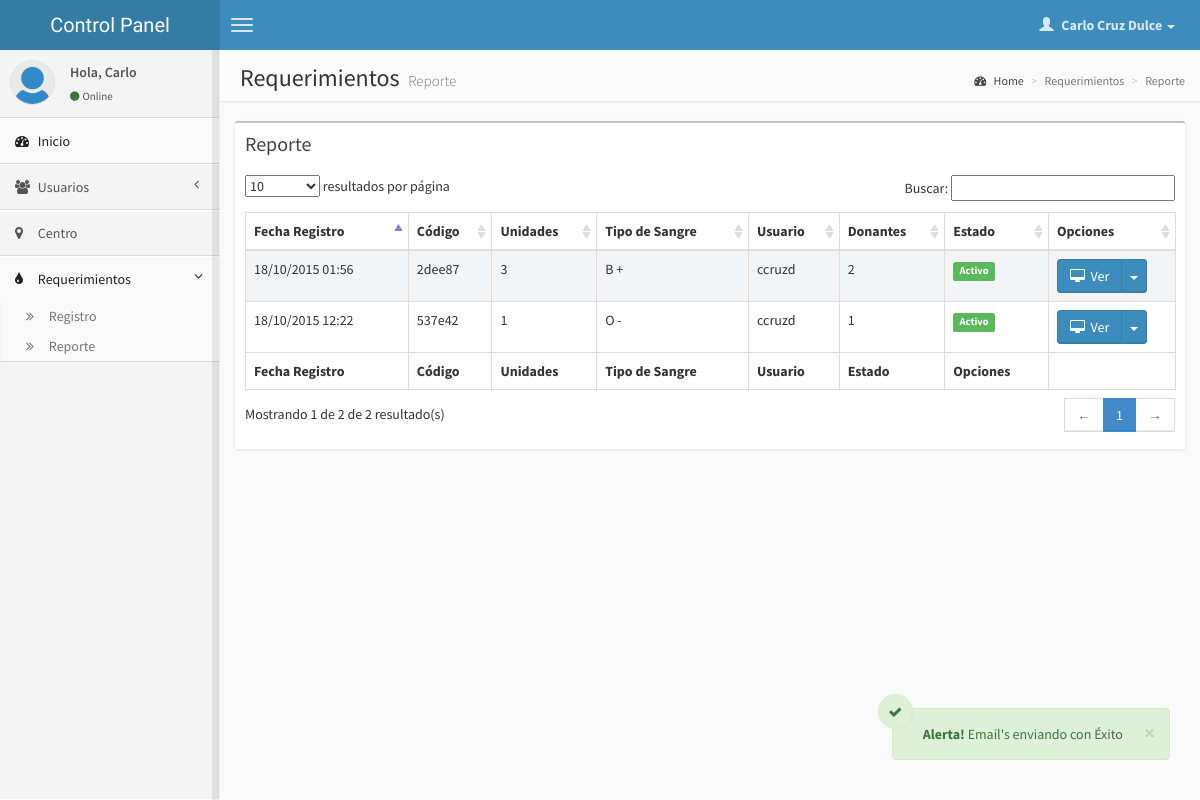
/admin/requerimiento_reporte.php?ans=email (signed in), run on the app's committed database.
### tables this page shows
CREATE TABLE IF NOT EXISTS `personal` (
  `id` int(11) NOT NULL,
  `idcentro` int(11) NOT NULL,
  `username` varchar(20) NOT NULL,
  `email` varchar(100) NOT NULL,
  `password` varchar(10) NOT NULL,
  `nombre` varchar(100) NOT NULL,
  `imagen` varchar(100) NOT NULL DEFAULT 'noimagen.jpg',
  `permisos` char(1) NOT NULL DEFAULT '1',
  `fecha` timestamp NOT NULL DEFAULT CURRENT_TIMESTAMP,
  `estado` char(1) NOT NULL DEFAULT '1'
);

CREATE TABLE IF NOT EXISTS `requerimientos` (
  `id` int(11) NOT NULL,
  `idcentro` int(11) NOT NULL,
  `tiposangre` varchar(4) NOT NULL,
  `unidades` int(11) NOT NULL,
  `fecha` timestamp NOT NULL DEFAULT CURRENT_TIMESTAMP,
  `idusuario` int(11) NOT NULL,
  `notas` varchar(300) NOT NULL,
  `codigo` varchar(6) NOT NULL,
  `estado` char(1) NOT NULL DEFAULT '1'
);

### admin/requerimiento_reporte.php (the view, shortened to what this page needs)
<?php
	$s_idcentro=$_SESSION["idcentro"];
	$s_usuario=$_SESSION["username"];
	$s_nombre=$_SESSION["nombre"];
	$rsbuscar=mysql_query("select * from personal where username='$s_usuario'");
	$encontrado=mysql_fetch_array($rsbuscar);
	$foto=$encontrado["imagen"];
	$ans = "";
	if (isset($_GET["ans"])) {
		$ans = $_GET["ans"];
	}
?>
<!DOCTYPE html>
<html>
    <head>
        <link href="css/bootstrap.min.css" rel="stylesheet" type="text/css" />
        <link href="css/font-awesome.min.css" rel="stylesheet" type="text/css" />
        <link href="css/ionicons.min.css" rel="stylesheet" type="text/css" />
        <link href="css/datatables/dataTables.bootstrap.css" rel="stylesheet" type="text/css" />
        <link href="css/AdminLTE.css" rel="stylesheet" type="text/css" />
    </head>
    <body class="skin-blue fixed">
        <header class="header">
            <a href="index.php" class="logo">
				Control Panel
            </a>
            <nav class="navbar navbar-static-top" role="navigation">
                <a href="#" class="navbar-btn sidebar-toggle" data-toggle="offcanvas" role="button">
                    <span class="icon-bar"></span>
                    <span class="icon-bar"></span>
                    <span class="icon-bar"></span>
                </a>
                <div class="navbar-right">
                    <ul class="nav navbar-nav">
                        <li class="dropdown user user-menu">
                            <a href="#" class="dropdown-toggle" data-toggle="dropdown">
                                <i class="glyphicon glyphicon-user"></i>
                                <span><?php echo $s_nombre ?> <i class="caret"></i></span>
                            </a>
                        </li>
                    </ul>
                </div>
            </nav>
        </header>
        <div class="wrapper row-offcanvas row-offcanvas-left">
            <aside class="left-side sidebar-offcanvas">
                <section class="sidebar">
                    <div class="user-panel">
                        <div class="pull-left image">
                            <img src="img/usuarios/<?php echo $foto ?>" class="img-circle" alt="User Image" />
                        </div>
                        <div class="pull-left info">
                            <p>Hola,
							<?php
							$nombre = explode(" ", $s_nombre);
							echo $nombre[0];
							?> </p>
                            <a href="#"><i class="fa fa-circle text-success"></i>Online</a>
                        </div>
                    </div>
                    <ul class="sidebar-menu">
                        <li class="active">
                            <a href="index.php">
                                <i class="fa fa-dashboard"></i> <span>Inicio</span>
                            </a>
                        </li>
                        <li class="treeview">
                            <a href="#">
                                <i class="fa fa-users"></i>
                                <span>Usuarios</span>
                                <i class="fa fa-angle-left pull-right"></i>
                            </a>
                        </li>
						<li>
                            <a href="centro.php">
                                <i class="fa fa-map-marker"></i> <span>Centro</span>
                            </a>
                        </li>
						<li class="treeview active">
                            <a href="#">
                                <i class="fa fa-tint"></i>
                                <span>Requerimientos</span>
                                <i class="fa fa-angle-left pull-right"></i>
                            </a>
                            <ul class="treeview-menu">
                                <li><a href="requerimiento_registro.php"><i class="fa fa-angle-double-right"></i> Registro</a></li>
                                <li><a href="requerimiento_reporte.php"><i class="fa fa-angle-double-right"></i> Reporte</a></li>
                            </ul>
                        </li>
                    </ul>
                </section>
            </aside>
            <aside class="right-side">
                <section class="content-header">
                    <h1>
                        Requerimientos
                        <small>Reporte</small>
                    </h1>
                    <ol class="breadcrumb">
                        <li><a href="#"><i class="fa fa-dashboard"></i> Home</a></li>
                        <li class="active">Requerimientos</li>
                        <li class="active">Reporte</li>
                    </ol>
                </section>
               <section class="content">
					<div class="row">
                        <div class="col-xs-12">
                            <div class="box">
                                <div class="box-header">
                                    <h3 class="box-title">Reporte</h3>
                                </div>
                                <div class="box-body table-responsive">
                                    <table id="example1" class="table table-bordered table-striped">
                                        <thead>
                                            <tr>
												<th>Fecha Registro</th>
												<th>Código</th>
												<th>Unidades</th>
												<th>Tipo de Sangre</th>
												<th>Usuario</th>
                                                <th>Donantes</th>
												<th>Estado</th>
                                                <th style="width: 110px">Opciones</th>
                                            </tr>
                                        </thead>
                                        <tbody>
										<?php
										$query = "SELECT R.id, R.idcentro, R.tiposangre, R.unidades, R.fecha, R.idusuario, R.notas, R.codigo, R.estado, C.nombre as nombrecentro, P.username, C.distrito
												FROM requerimientos as R
												inner join centros as C on C.id = R.idcentro
												inner join personal as P on P.id = R.idusuario
												where R.idcentro = '$s_idcentro'";
											$rs = mysql_query($query);
											while($rsconsulta = mysql_fetch_array($rs)) {
												$tiposangre = $rsconsulta['tiposangre'];
												$distrito = $rsconsulta['distrito'];
										?>
                                            <tr>
												<td><?php echo $newDate = date("d/m/Y h:i", strtotime($rsconsulta['fecha']));?></td>
												<td><?php echo $rsconsulta['codigo'] ?></td>
												<td><?php echo $rsconsulta['unidades'] ?></td>
												<td><?php echo $rsconsulta['tiposangre'] ?></td>
												<td><?php echo $rsconsulta['username'] ?></td>
												<?php
												if($tiposangre == "B +"){
													$query = "SELECT COUNT(*) as count  FROM donantes as D
													WHERE D.ciudad = '$distrito' and D.tiposangre = 'B +' or D.ciudad = '$distrito' and D.tiposangre = 'B -' or D.ciudad = '$distrito' and D.tiposangre = 'O +' or D.ciudad = '$distrito' and D.tiposangre = 'O -'";
												}
												if($tiposangre == "O -"){
													$query = "SELECT COUNT(*) as count  FROM donantes as D
													WHERE D.ciudad = '$distrito' and D.tiposangre = 'O -'";
												}
												$rs1 = mysql_query($query);
												$row = mysql_fetch_array($rs1);
												?>
												<td><?php echo $row['count'] ?></td>
												<td><?php if ($rsconsulta['estado']=="1") { ?>
													<span class="label label-success">Activo</span>
													<?php } else { ?>
													<span class="label label-danger">Inactivo</span>
													<?php } ?>
												</td>
                                                <td>
												<div class="btn-group" align="right">
													<button type="button" class="btn btn-primary" data-toggle="modal" data-target="#compose-modal<?php echo $rsconsulta['id'] ?>"><i class="fa fa-desktop"></i> &nbsp;Ver</button>
													<button type="button" class="btn btn-primary dropdown-toggle" data-toggle="dropdown">
														<span class="caret"></span>
													</button>
												</div>
                                            </tr>
										<?php } ?>
                                        </tbody>
                                        <tfoot>
                                            <tr>
                                                <th>Fecha Registro</th>
												<th>Código</th>
												<th>Unidades</th>
												<th>Tipo de Sangre</th>
												<th>Usuario</th>
                                                <th>Estado</th>
                                                <th>Opciones</th>
                                            </tr>
                                        </tfoot>
                                    </table>
                                </div>
                            </div>
                        </div>
                    </div>
                </section>
            </aside>
        </div>
		<?php if($ans == "email") { ?>
		<div class="alerta">
			<div class="alert alert-success alert-dismissable">
				<i class="fa fa-check"></i>
                <button type="button" class="close" data-dismiss="alert" aria-hidden="true">&times;</button>
                <b>Alerta!</b> Email's enviando con Éxito
            </div>
		</div>
		<?php } ?>
    </body>
</html>

### data on the page
personal: imagen (placeholder picture)
requerimientos: fecha "18/10/2015 12:22", codigo "537e42", unidades "1", tiposangre "O -", personal.username "ccruzd", count "1", estado "Activo"
requerimientos: fecha "18/10/2015 01:56", codigo "2dee87", unidades "3", tiposangre "B +", personal.username "ccruzd", count "2", estado "Activo"

### other printed values
$s_nombre "Carlo Cruz Dulce"
$nombre[0] "Carlo"
